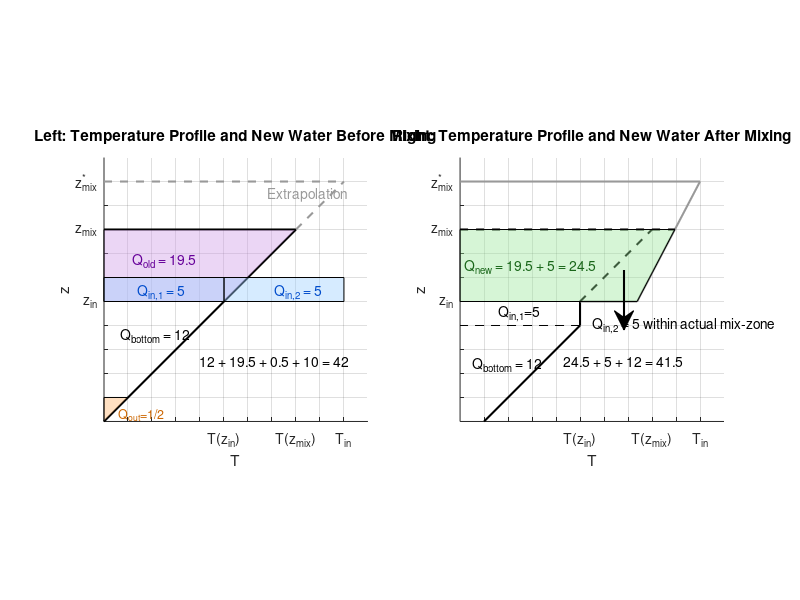

MATLAB code for this plot:
%% illustration_fk_extrapolation.m
% Visualization of energy conservation using area arguments
% Units: temperature = 1 unit, height = 1 unit

clear; close all; clc;

figure('Color','w','Position',[100 100 1100 450]);

%% =========================================================
% LEFT: Decomposition into old energy + inlet contribution
% =========================================================
subplot(1,2,1); hold on; axis equal;
title('Left: Temperature Profile and New Water Before Mixing');
xlabel('T'); ylabel('z');

% 1) Set numeric ticks from 1 to 10
xticks(1:10);

% 2) Default: empty labels
labels = repmat({''}, 1, 10);

% 3) Add labels only at relevant positions
labels{5}  = 'T(z_{in})';
labels{8}  = 'T(z_{mix})';
labels{10}  = 'T_{in}';

% 4) Apply labels
xticklabels(labels);

yticks(1:10);

labelsY = repmat({''}, 1, 10);
labelsY{5} = 'z_{in}';
labelsY{8} = 'z_{mix}';
labelsY{10} = 'z_{mix}^*';

yticklabels(labelsY);

% --- Geometry (from sketch) ---
z_max = 11;
T_max = 11;

% Black and Gray Lines
plot([0 8],[0 8],'k','LineWidth',1.5);
plot([0 8],[8 8],'k','LineWidth',1.5);
plot([8 10],[8 10],'LineWidth',1.5, 'LineStyle','--', 'Color',[0.6 0.6 0.6]);
plot([0 10],[10 10],'LineWidth',1.5, 'LineStyle','--', 'Color',[0.6 0.6 0.6]);
text(6.8, 9.5,'Extrapolation','Color',[0.6 0.6 0.6],'FontSize',10);

% Old energy block (purple) Q_old = 19.5
fill([0 5 8 0], [5 5 8 8],[0.8 0.6 0.9],'EdgeColor','k', 'FaceAlpha', 0.4);
text(1.2, 6.7,'Q_{old} = 19.5','Color',[0.4 0 0.6],'FontSize',10);

% Middle trapezoid (gray) = 12
fill([0 6 6],[0 7 7],[0.85 0.85 0.85],'EdgeColor','none');
text(0.7,3.6,'Q_{bottom} = 12','FontSize',10);

% Bottom triangle (orange) Q_out = 1/2
fill([0 0 1],[0 1 1],[1 0.7 0.4],'EdgeColor','k', 'FaceAlpha', 0.4);
text(0.6,0.3,'Q_{out}=1/2','Color',[0.8 0.4 0],'FontSize',9);

% Inlet energy (blue hatched area) Qin_2 =5
fill([5 10 10 5],[6 6 5 5],[0.6 0.8 1],'EdgeColor','k', 'FaceAlpha', 0.4);
text(7.1,5.4,'Q_{in,2} = 5','Color',[0 0.3 0.8],'FontSize',10);

% Inlet energy (blue hatched area) Qin_1=5
fill([0 5 5 0],[6 6 5 5],[0.6 0.8 1],'EdgeColor','k', 'FaceAlpha', 0.4);
text(1.4,5.4,'Q_{in,1} = 5','Color',[0 0.3 0.8],'FontSize',10);

% Axes & annotation
xlim([0 T_max]); ylim([0 z_max]);
text(4, 2.5,'12 + 19.5 + 0.5 + 10 = 42','FontSize',10);

grid on;

%% =========================================================
% RIGHT: Equivalent energy after extrapolated mixing
% =========================================================
subplot(1,2,2); hold on; axis equal;
title('Right: Temperature Profile and New Water After Mixing');
xlabel('T'); ylabel('z');


% 1) Set numeric ticks from 1 to 10
xticks(1:10);

% 2) Default: empty labels
labels = repmat({''}, 1, 10);

% 3) Add labels only at relevant positions
labels{5}  = 'T(z_{in})';
labels{8}  = 'T(z_{mix})';
labels{10}  = 'T_{in}';

% 4) Apply labels
xticklabels(labels);

yticks(1:10);

labelsY = repmat({''}, 1, 10);
labelsY{5} = 'z_{in}';
labelsY{8} = 'z_{mix}';
labelsY{10} = 'z_{mix}^*';

yticklabels(labelsY);

% Main diagonal
plot([1 5],[0 4],'k','LineWidth',1.5);

% vertical part
plot([5 5],[4 5],'k','LineWidth',1.5);

% New Extrapolated Part
plot([7.38, 10],[5 10],'LineWidth',1.5, 'LineStyle','-', 'Color',[0.6 0.6 0.6]);
plot([5, 7.38],[5 5],'LineWidth',1.5, 'LineStyle','-', 'Color',[0.6 0.6 0.6]);
plot([0, 10],[10 10],'LineWidth',1.5, 'LineStyle','-', 'Color',[0.6 0.6 0.6]);

% Old Part
plot([5, 8],[5 8], 'k', 'LineWidth',1.5, 'LineStyle','--');
plot([0, 8.95],[8 8],'k', 'LineWidth',1.5, 'LineStyle','--');

% Extrapolated energy block (green) Q_new = 36
fill([0 7.38 8.95 0], [5 5 8 8],[0.6 0.9 0.6],'EdgeColor','k', 'FaceAlpha', 0.4);
text(0.2,6.5,'Q_{new} = 19.5 + 5 = 24.5','Color',[0.1 0.4 0.1]  ,'FontSize',10);

% Middle rectangle (dashed) = 6
plot([0 5 5 0],[5 5 4 4],'k--');
text(1.6,4.5,'Q_{in,1}=5','FontSize',10);

% Lower triangle = 12.5
text(0.5,2.4,'Q_{bottom} = 12','FontSize',10);

% Axes & annotation
xlim([0 T_max]); ylim([0 z_max]);
text(4.3, 2.5,'24.5 + 5 + 12 = 41.5','FontSize',10);


annotation('arrow', ...
    [0.78 0.78], ...
    [0.55 0.45], ...
    'LineWidth',1.5);
text(5.5, 4,'Q_{in,2} = 5 within actual mix-zone','FontSize',10);

grid on;
